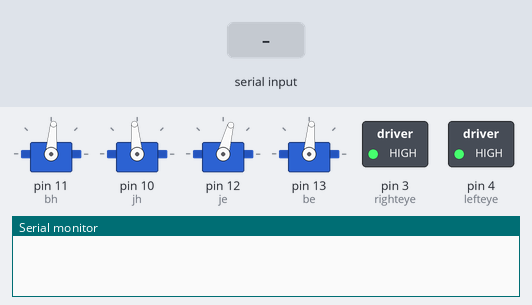
The sketch below on a simulated Arduino Uno, built with avr-gcc and run on an emulated ATmega328P. On the bench: 4 × servo, switched loads named in the sketch (green lamp = pin HIGH), the last lines printed to the serial monitor. Inputs (shaded band) come from the test bench. Random numbers use the default seed unless the sketch sets one.

Above: at 1.2 s.
1.3 s: "1,90,45\n" received over Serial
At 2.5 s:
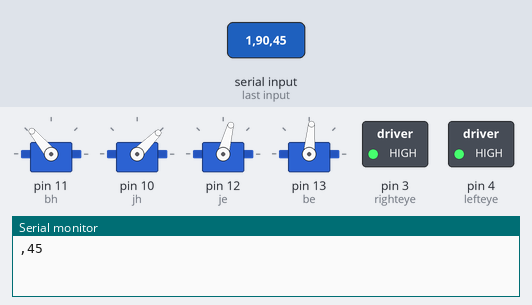
2.8 s: "3\n" received over Serial
At 3.2 s:
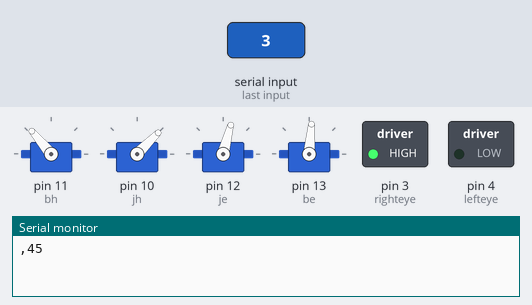
7.3 s: "90,45\n" received over Serial
At 8.4 s:
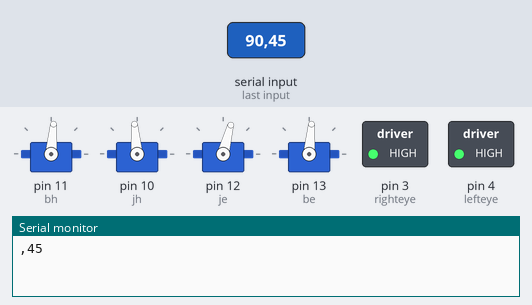
8.8 s: "3\n" received over Serial
Timing chart, 0 to 32.3 s (numbered marks = the images above; inputs shaded):
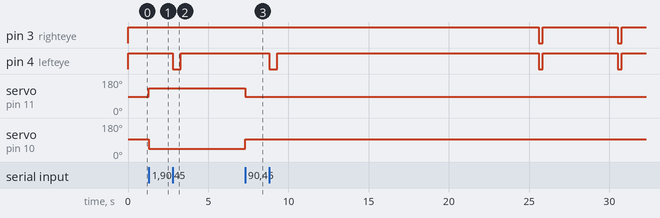

Measured:
- after the input at 1.3 s, servo on pin 11 (bh): 85° → 130° at once; servo on pin 10 (jh): 95° → 45° at once
- after the input at 2.8 s, pin 4 (lefteye): HIGH → LOW at once, → HIGH 0.50 s later
- after the input at 7.3 s, servo on pin 11 (bh): 130° → 85° at once; servo on pin 10 (jh): 45° → 95° at once

The sketch:

Robot.ino
```cpp
#include <Servo.h>

int lefteye = 4;
int righteye = 3;

int command;

Servo bh;
Servo jh;
Servo be;
Servo je;

int basebh = 85; //0 hátra,180 előre
int basejh = 95; //180 hátra,0 előre
int basebe = 85; //0 hátra,180 előre
int baseje = 75; //180 hátra,0 előre

void setup() {
  // put your setup code here, to run once:
  Serial.begin(9600);

  pinMode(lefteye,OUTPUT);
  pinMode(righteye,OUTPUT);

  digitalWrite(lefteye,HIGH);
  digitalWrite(righteye,HIGH);

  bh.attach(11);
  jh.attach(10);
  je.attach(12);
  be.attach(13);

  bh.write(basebh);
  jh.write(basejh);
  be.write(basebe);
  je.write(baseje);

}

void loop() {
  // put your main code here, to run repeatedly:

  blink();
  if(Serial.available() > 0){
    bh.attach(11);
    jh.attach(10);
    je.attach(12);
    be.attach(13);
    command = Serial.parseInt();
    switch (command) {
    case 1:
      sit();
      break;
    case 2:
      forward();
      break;
    case 3:
      wink();
      break;
    case 4:
      backward();
      break;

     case 5:
      left();
      break;
    case 6:
      right();
      break;

    default:
      stand();
      break;
  }
  }

}


void serialEvent(){
  command = Serial.parseInt();
  Serial.println(Serial.readString());

}

void blink(){
   if(random(1,100000) > 99998){

      digitalWrite(lefteye,LOW);
      digitalWrite(righteye,LOW);
      delay(250);
      digitalWrite(lefteye,HIGH);
      digitalWrite(righteye,HIGH);
   }
}

void wink(){

      digitalWrite(lefteye,LOW);

      delay(500);
      digitalWrite(lefteye,HIGH);

}

void forward(){


}


void backward(){

}

void left(){

}

void right(){

}

void sit(){
  bh.write(basebh+45);
  jh.write(basejh-50);

}

void stand(){

  bh.write(basebh);
  jh.write(basejh);
  be.write(basebe);
  je.write(baseje);
  delay(250);
  bh.detach();
  jh.detach();
  je.detach();
  be.detach();
}
```
